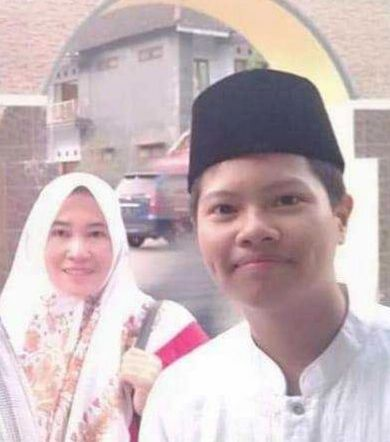
#> input picture ferry.jpg, 390 x 442 px
$ python nomain.py
#> lines starting #> are read from the running program, lines starting #| are printed output that depends on the picture
import matplotlib.pyplot as plt
import numpy as np
import cv2 as cv

# Step 1: Load image
img_rgb = cv.imread('ferry.jpg')  # Replace with your image path
#> img_rgb is the input picture: shape (442, 390, 3); mean B, G, R 185.3, 181.9, 199.8

# Step 2: Convert RGB to Grayscale
img_gray = cv.cvtColor(img_rgb, cv.COLOR_BGR2GRAY)
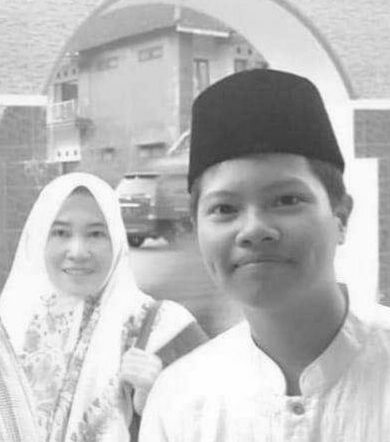
#> img_gray: shape (442, 390); min 54, max 255, mean 187.6

# Step 3: Apply Padding (border reflect) with 10% of the image size
padded_img = cv.copyMakeBorder(img_gray, 44, 44, 39, 39, cv.BORDER_REFLECT)
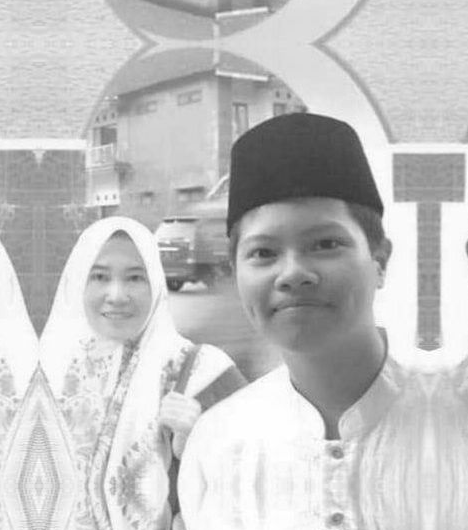
#> padded_img: shape (530, 468); min 54, max 255, mean 194.8

# Step 4: Histogram Equalization (applied after grayscale conversion)
equalized_img = cv.equalizeHist(padded_img)
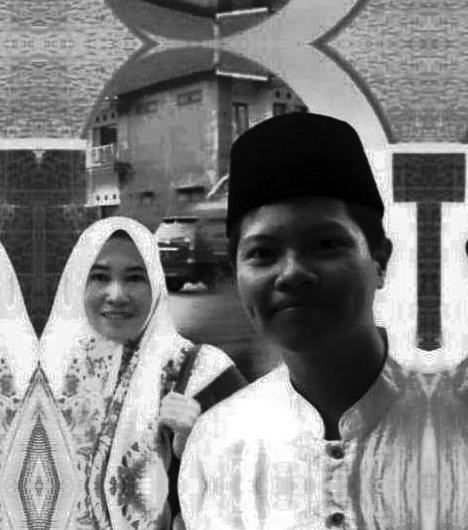
#> equalized_img: shape (530, 468); min 0, max 255, mean 128.6

# Step 5: Apply edge detection with different kernels
kernel1 = np.array([[-1, -1, -1],
                    [-1,  8, -1],
                    [-1, -1, -1]])
kernel2 = np.array([[1, 0, -1],
                    [1, 0, -1],
                    [1, 0, -1]])

# Edge detection using Laplacian kernel
edge1 = cv.filter2D(equalized_img, -1, kernel1)
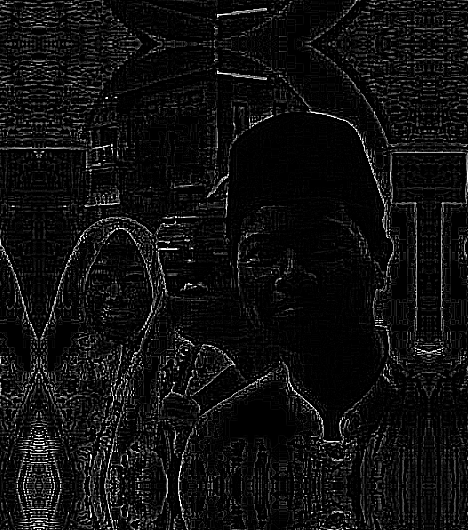
#> edge1: shape (530, 468); min 0, max 255, mean 15.9

# Edge detection using Sobel kernel
edge2 = cv.filter2D(equalized_img, -1, kernel2)
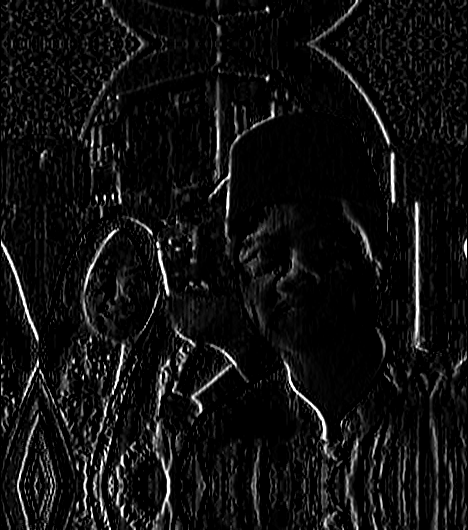
#> edge2: shape (530, 468); min 0, max 255, mean 16.4

# Step 6: Plot in a 3x3 Grid Layout
fig, axs = plt.subplots(3, 3, figsize=(12, 12))

# Top row: Original image, Grayscale, and Padded image
axs[0, 0].imshow(cv.cvtColor(img_rgb, cv.COLOR_BGR2RGB))
axs[0, 0].set_title('Citra RGB')
axs[0, 0].axis('off')

axs[0, 1].imshow(img_gray, cmap='gray')
axs[0, 1].set_title('Citra Gray')
axs[0, 1].axis('off')

axs[0, 2].imshow(padded_img, cmap='gray')
axs[0, 2].set_title('Padded Image (Border Reflect)')
axs[0, 2].axis('off')

# Middle row: Equalized image, Edge detection with kernel 1, Edge detection with kernel 2
axs[1, 0].imshow(equalized_img, cmap='gray')
axs[1, 0].set_title('Equalized Image')
axs[1, 0].axis('off')

axs[1, 1].imshow(edge1, cmap='gray')
axs[1, 1].set_title('Extract Edge Kernel 1')
axs[1, 1].axis('off')

axs[1, 2].imshow(edge2, cmap='gray')
axs[1, 2].set_title('Extract Edge Kernel 2')
axs[1, 2].axis('off')

# Bottom row: Histograms for grayscale image, equalized image, and edge 2 result
axs[2, 0].hist(img_gray.ravel(), bins=256, range=[0, 256])
axs[2, 0].set_title('Histogram Citra Gray')

axs[2, 1].hist(equalized_img.ravel(), bins=256, range=[0, 256])
axs[2, 1].set_title('Histogram Equalized Image')

axs[2, 2].hist(edge2.ravel(), bins=256, range=[0, 256])
axs[2, 2].set_title('Histogram Edge Kernel 2')

# Adjust layout and display the plot
plt.tight_layout()
plt.show()
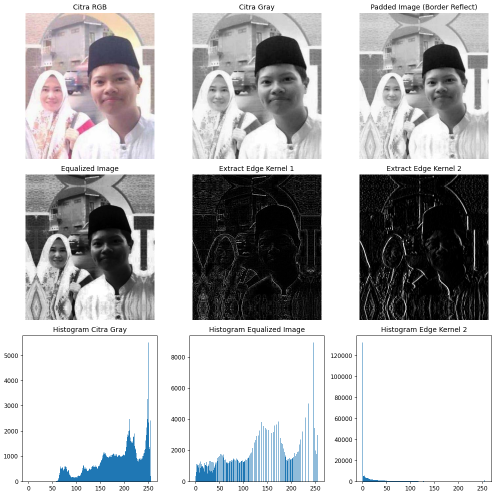
#> figure drawn by matplotlib, 9 panels; panel 7: tallest bar 5503 high, from x = 250 to 251; panel 8: tallest bar 8917 high, from x = 245 to 246; panel 9: tallest bar 132277 high, from x = 0 to 1
